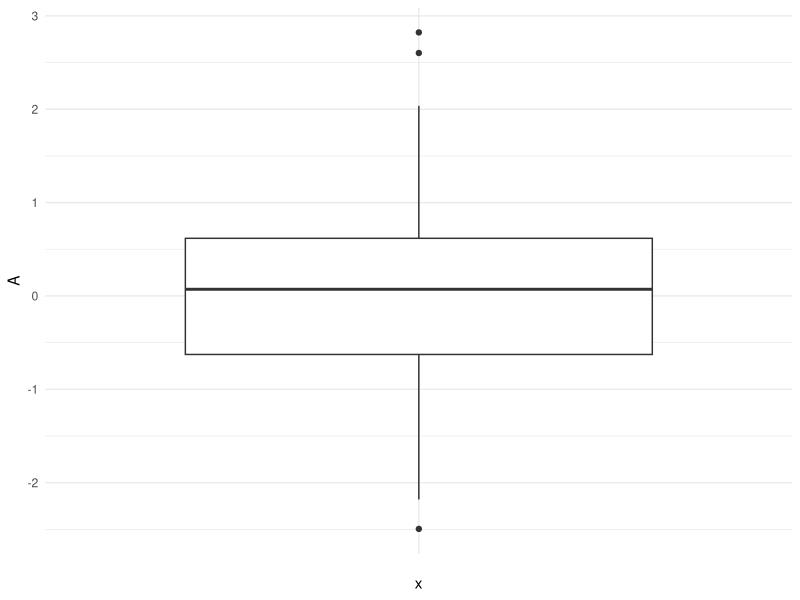
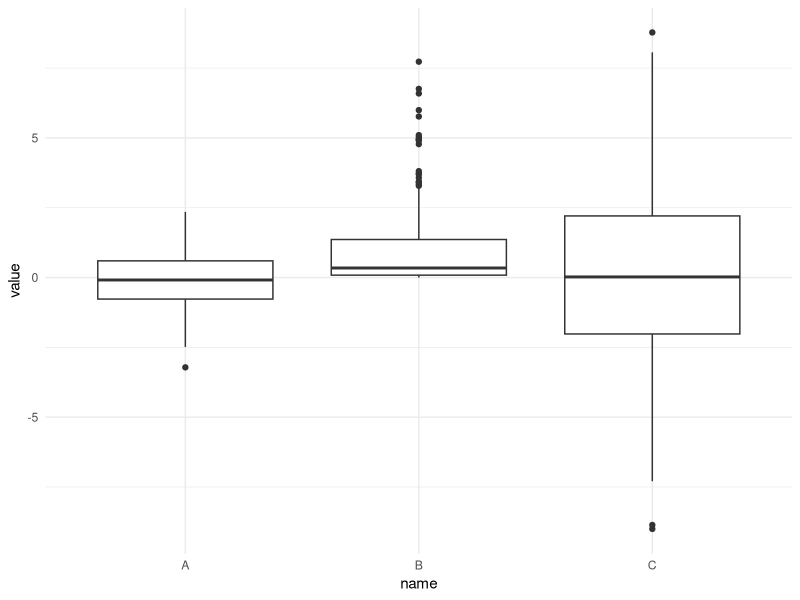
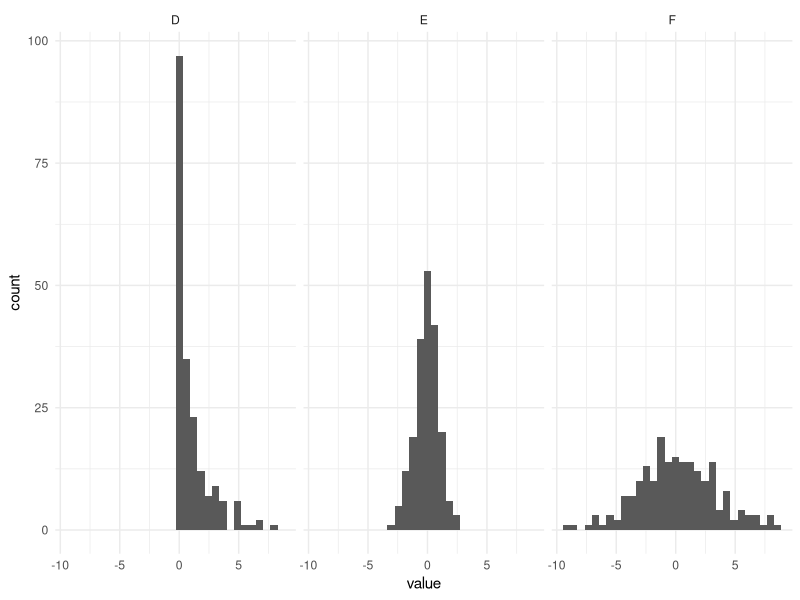
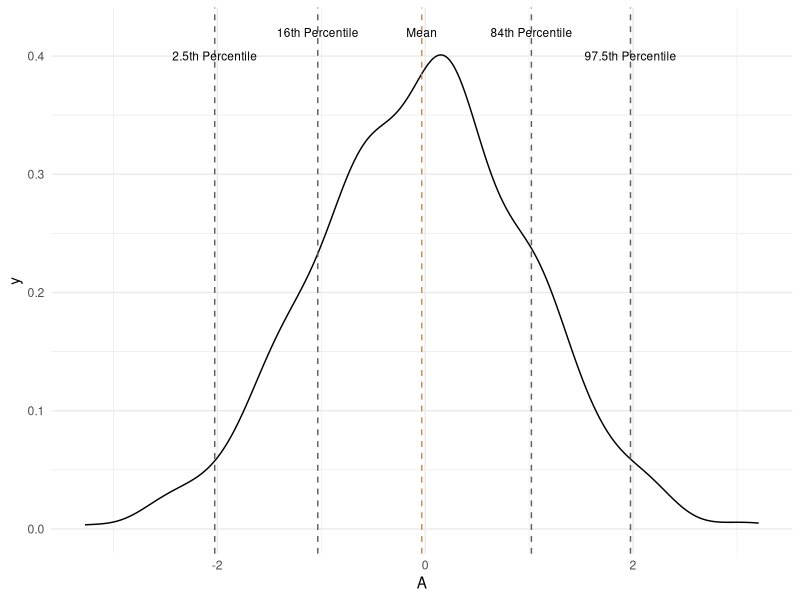
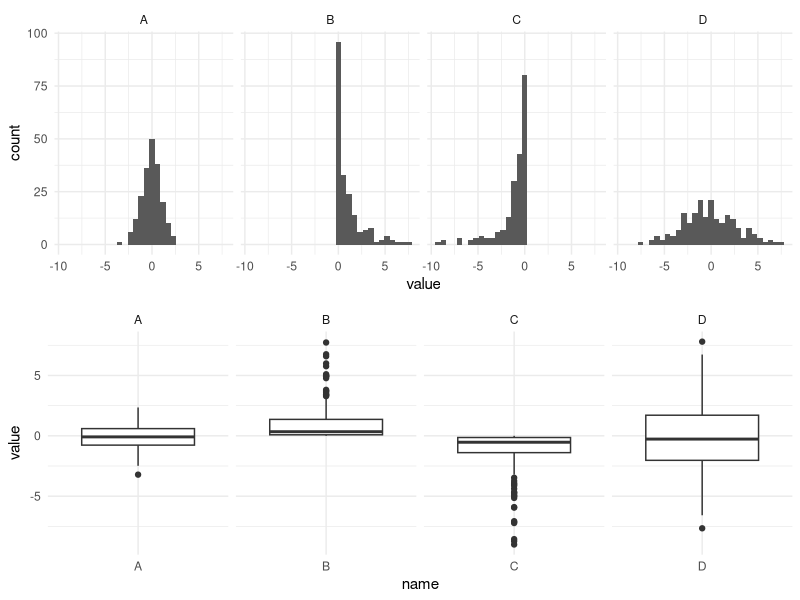
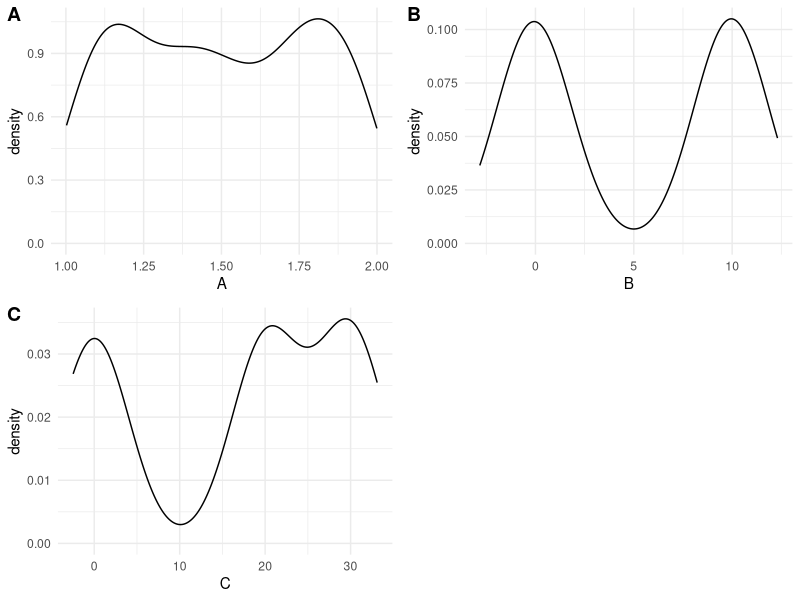

The R script that drew these images, in order:
## ---- chunk 1
library(tidyverse)
library(knitr)
library(kableExtra)

themeCols <- tibble(cols = c("grey", "orange", "green"),
                    hex = c("#5F6062", "#C98C53", "#C9DCB3"))

theme_set(theme_minimal())

## ---- chunk 2

set.seed(9303)
plotdta <- tibble(A = rnorm(200))

plotdta |> 
  ggplot(aes("", A))+
  geom_boxplot()

## ---- chunk 3

set.seed(72735)
plotdta <- tibble(A = rnorm(200),
                  B = rnorm(200)^2,
                  C = rnorm(200, sd = 3)) |> 
  pivot_longer(c(A,B,C))

plotdta |> 
  ggplot(aes(name, value))+
  geom_boxplot()


## ---- chunk 4
x <- nrow(plotdta)

plotdta |> 
  mutate(name2 = rep(c("E", "D", "F"), x/3)) |> 
  ggplot(aes(value))+
  geom_histogram()+
  facet_wrap(~name2)


## ---- chunk 5

set.seed(74437)
plotdta <- tibble(A = rnorm(500))

x <- quantile(plotdta$A, probs = c(0.16, 0.84, 0.025, 0.975))
m <- mean(plotdta$A)
txsz <- 3

plotdta |> 
  ggplot(aes(A))+
  geom_density()+
  geom_vline(xintercept = m, linetype = 2, colour = themeCols$hex[2])+
  geom_vline(xintercept = x[1], linetype = 2, colour = themeCols$hex[1])+
  geom_vline(xintercept = x[2], linetype = 2, colour = themeCols$hex[1])+
  geom_vline(xintercept = x[3], linetype = 2, colour = themeCols$hex[1])+
  geom_vline(xintercept = x[4], linetype = 2, colour = themeCols$hex[1])+
  annotate("text", y = 0.42, x = m, label = "Mean", size = txsz)+
  annotate("text", y = 0.42, x = x[1], label = "16th Percentile", size = txsz)+
  annotate("text", y = 0.42, x = x[2], label = "84th Percentile", size = txsz)+
  annotate("text", y = 0.4, x = x[3], label = "2.5th Percentile", size = txsz)+
  annotate("text", y = 0.4, x = x[4], label = "97.5th Percentile", size = txsz)
  
  

## ---- chunk 6

set.seed(72735)
plotdta <- tibble(A = rnorm(200),
                  B = rnorm(200)^2,
                  C = -rnorm(200)^2,
                  D = rnorm(200, sd = 3)) |> 
  pivot_longer(c(A,B,C, D))

p1 <- plotdta |> 
  ggplot(aes(value))+
  geom_histogram()+
  facet_wrap(~name, nrow = 1)

p2 <- plotdta |> 
  ggplot(aes(name, value))+
  geom_boxplot()+
  facet_wrap(~name, scales = "free_x", nrow = 1)

ggpubr::ggarrange(p1, p2, nrow = 2)


## ---- chunk 7
set.seed(586576)
plotdta <- tibble(A = runif(200, min = 1, max = 2),
                  B = c(rnorm(100), rnorm(100, mean = 10)),
                  C = c(rnorm(66), rnorm(66, mean = 20), rnorm(68, mean = 30)))

p1 <- plotdta |> 
  ggplot(aes(A))+
  geom_density()

p2 <- plotdta |> 
  ggplot(aes(B))+
  geom_density()

p3 <- plotdta |> 
  ggplot(aes(C))+
  geom_density()

ggpubr::ggarrange(p1, p2, p3, labels = c("A", "B", "C"))

## ---- chunk 8

tmp <- tibble(A = round(rnorm(10, mean = 20, sd = 4), 2),
       B = "") 

tmp |> 
  kable(table.attr = 'data-quarto-disable-processing="true"') |>
  kable_styling(full_width = FALSE, position = "left")
  
# tmp |> 
#   mutate(C = (A - mean(A))/sd(A)) |> 
#   summarise(mean = mean(C),
#             sd = sd(C))
